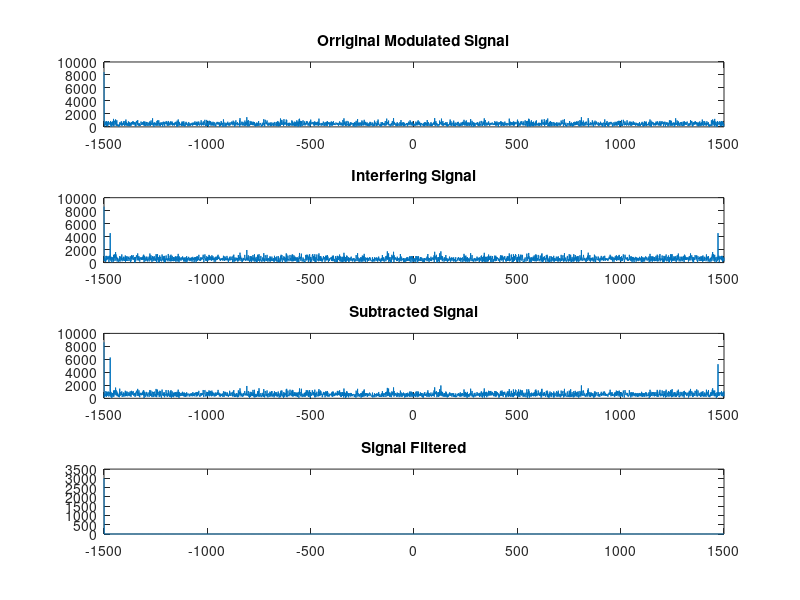
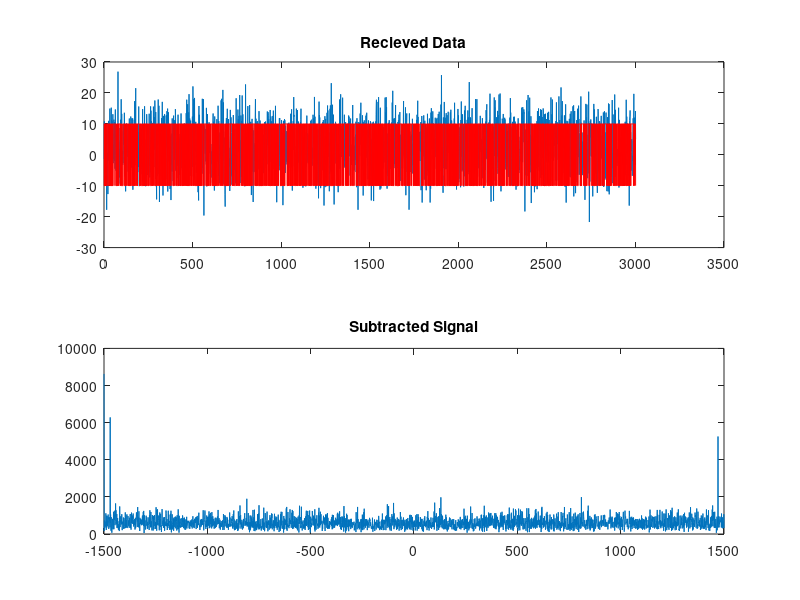

The MATLAB script that drew these images, in order:
% More Complicated Spectral Subtraction Test for Bit Error Rate

Fs = 3000;
Ts = 1/Fs;
t = 0:Ts:1;

% Signal to transmit
n = randi([-1 1],length(t),1);
for s=1:length(t)
    if n(s)==0
        n(s)=1;
    end
end
x1 = 10*n';    %.*cos(2*pi*2000*t);
x2 = x1.*cos(2*pi*30*t);

y = x1+x2;  % awgn(x1+x2, .1);

omega = unwrap(angle(fft(y)));
omega2 = unwrap(angle(fft(x2)));


Sy = (fft(y).*exp(-1i*2*pi*omega)).^2;
Sx2 = (fft(x2).*exp(-1i*2*pi*omega2)).^2;

% Perform Spectral Subtraction
Sx1_subd = Sy-abs(Sx2);

for s=1:length(t)
    if Sx1_subd(s)<0
        Sx1_subd(s)=0;
    end
end

x1_subd = ifft(sqrt(Sx1_subd).*exp(1i*omega*2*pi));

fl=500; 
ff=[0 .005 .006 1];                 % BPF center frequency at .4
fa=[1 1 0 0];                   % which is twice f_0
h=firpm(fl,ff,fa);              % BPF design via firpm
n_subd=filter(h,1,x1_subd);  % filter to give preprocessed r

for s=1:length(n)
    if x1_subd(s)>0
        n_subd(s)=1;
    else
        n_subd(s)=-1;
    end
end

numError=0;
for s=1:length(n)
    if n_subd(s) ~= n(s)
        numError = numError+1;
    end
end

numError

figure(1),
subplot(4,1,1),
plot(-1500:1500, abs(fft(x1))),
title('Orriginal Modulated Signal'),
subplot(4,1,2),
plot(-1500:1500, abs(fft(y))),
title('Interfering Signal'),
subplot(4,1,3),
plot(-1500:1500, abs(fft(x1_subd))),
title('Subtracted Signal'),
subplot(4,1,4),
plot(-1500:1500, abs(fft(n_subd))),
title('Signal Filtered');

figure(2)
subplot(2,1,1)
plot(real(x1_subd))
hold on
plot(x1, 'r')
title('Recieved Data')
subplot(2,1,2)
plot(-1500:1500, abs(fft(x1_subd)))
title('Subtracted Signal')